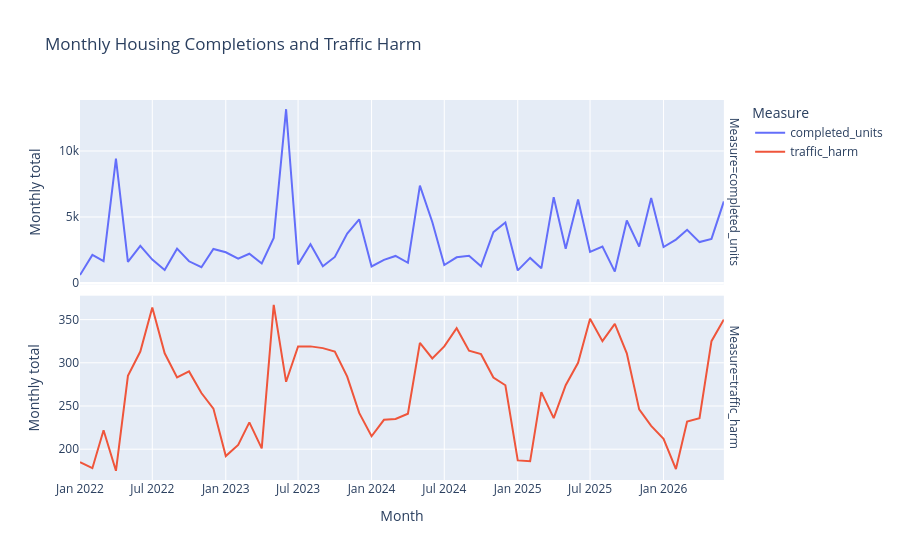

Notebook cell for this chart:
### Code cell
monthly_plot_data = monthly_data.reset_index()
monthly_plot_data["month"] = monthly_plot_data["month"].dt.to_timestamp()

fig = px.line(
    monthly_plot_data,
    x="month",
    y=["completed_units", "traffic_harm"],
    facet_row="variable",
    title="Monthly Housing Completions and Traffic Harm",
    labels={
        "month": "Month",
        "value": "Monthly total",
        "variable": "Measure"
    }
)

fig.update_yaxes(matches=None)
fig.show()
